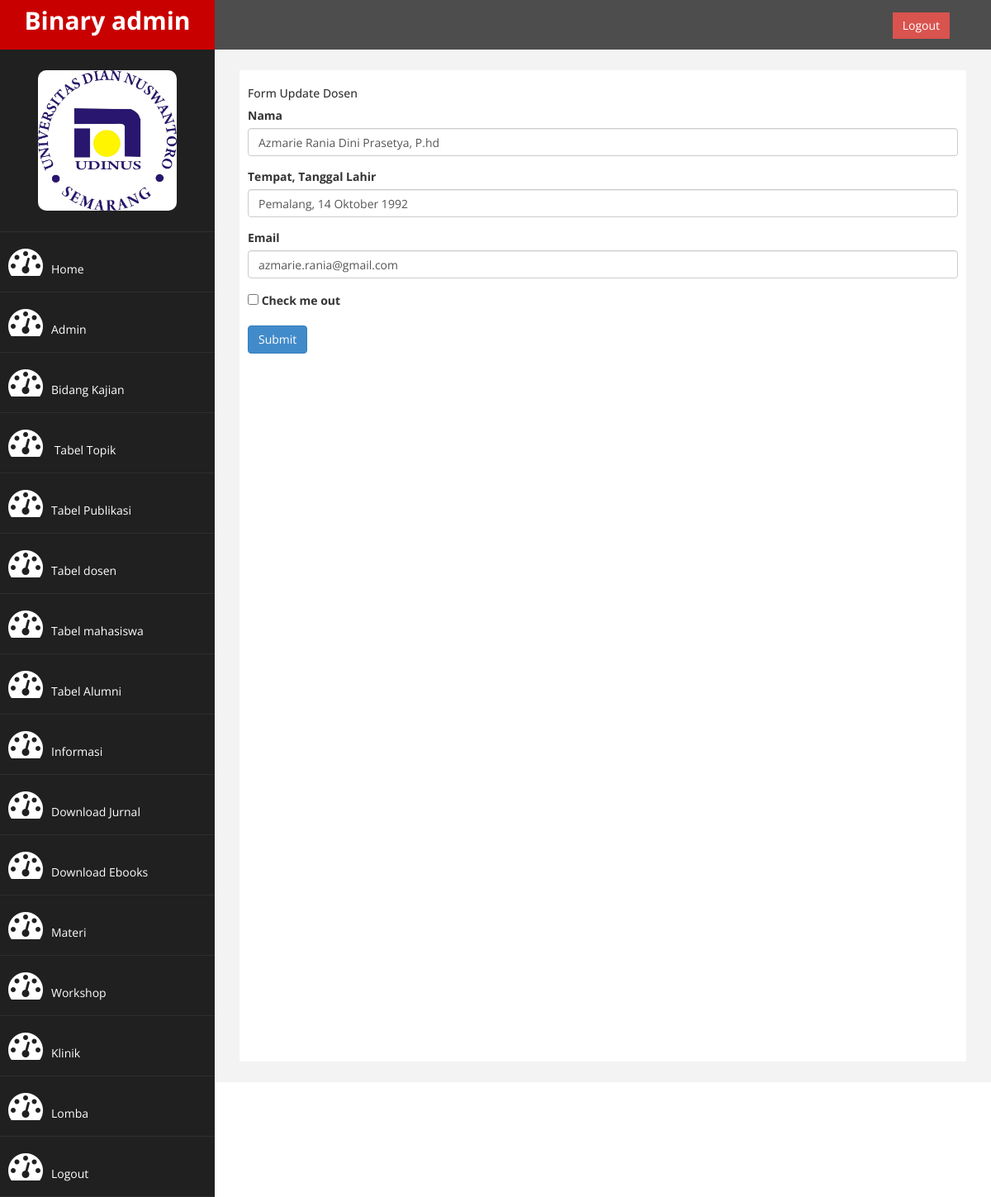
/admin/form-update-dosen.php?id=1 (signed in), run on the app's committed database.
### tables this page shows
CREATE TABLE IF NOT EXISTS `dosen` (
`id` int(11) NOT NULL,
  `nama` varchar(100) NOT NULL,
  `tempat_tgl_lahir` varchar(150) NOT NULL,
  `email` varchar(50) NOT NULL
);

### admin/form-update-dosen.php (the view, shortened to what this page needs)
<?php
	include "koneksi.php";
	$id=$_GET['id'];
	$ambil = "SELECT * FROM dosen WHERE id=$id";
	$query = mysqli_query($koneksi, $ambil);
	while($pecah=mysqli_fetch_array($query)){
		if (mysqli_num_rows($query)>0) {
			$nama=$pecah['nama'];
			$ttl=$pecah['tempat_tgl_lahir'];
			$email=$pecah['email'];
		}
	}
?>
<!DOCTYPE html>
<html xmlns="http://www.w3.org/1999/xhtml">
<head>
    <link href="assets/css/bootstrap.css" rel="stylesheet" />
    <link href="assets/css/font-awesome.css" rel="stylesheet" />
    <link href="assets/js/morris/morris-0.4.3.min.css" rel="stylesheet" />
    <link href="assets/css/custom.css" rel="stylesheet" />
</head>
<body>
    <div id="wrapper">
        <nav class="navbar navbar-default navbar-cls-top " role="navigation" style="margin-bottom: 0">
            <div class="navbar-header">
                <a class="navbar-brand" href="index.html">Binary admin</a>
            </div>
  <div style="color: white;
padding: 15px 50px 5px 50px;
float: right;
font-size: 16px;"><a href="login.php" class="btn btn-danger square-btn-adjust">Logout</a> </div>
        </nav>
                <nav class="navbar-default navbar-side" role="navigation">
            <div class="sidebar-collapse" class="dropdown">
                <ul class="nav" id="main-menu">
				<li class="text-center">
                    <img src="assets/img/Logo_udinus1.jpg" class="user-image img-responsive"/>
					</li>
                    <li>
                        <a  href="index.php"><i class="fa fa-dashboard fa-3x"></i>Home</a>
                    </li>
                    <li>
                        <a  href=index.php?halaman=admin><i class="fa fa-dashboard fa-3x"></i>Admin</a>
                    </li>
                     <li>
                        <a  href=index.php?halaman=bidang_kajian><i class="fa fa-dashboard fa-3x"></i>Bidang Kajian</a>
                    </li>
                    <li>
                        <a  href="index.php?halaman=topik"><i class="fa fa-dashboard fa-3x"></i> Tabel Topik</a>
                    </li>
                   <li>
                        <a  href="index.php?halaman=publikasi"><i class="fa fa-dashboard fa-3x"></i>Tabel Publikasi</a>
                    </li>
                    <li>
                      <a href="index.php?halaman=dosen"><i class="fa fa-dashboard fa-3x"></i>Tabel dosen</a>
                  </li>
                  <li>
                      <a href="index.php?halaman=mahasiswa"><i class="fa fa-dashboard fa-3x"></i>Tabel mahasiswa</a>
                  </li>
                  <li>
                      <a href="index.php?halaman=alumni"><i class="fa fa-dashboard fa-3x"></i>Tabel Alumni</a>
                  </li>
                    <li>
                        <a  href=index.php?halaman=berita><i class="fa fa-dashboard fa-3x"></i>Informasi</a>
                    </li>
                    <li>
                        <a  href=index.php?halaman=download><i class="fa fa-dashboard fa-3x"></i>Download Jurnal</a>
                    </li>
                     <li>
                        <a  href=index.php?halaman=ebook><i class="fa fa-dashboard fa-3x"></i>Download Ebooks</a>
                    </li>
                    <li>
                        <a  href="index.php?halaman=materi"><i class="fa fa-dashboard fa-3x"></i>Materi</a>
                    </li>
                    <li>
                        <a  href="index.php?halaman=kegiatan"><i class="fa fa-dashboard fa-3x"></i>Workshop</a>
                    </li>
                    <li>
                        <a  href="index.php?halaman=klinik"><i class="fa fa-dashboard fa-3x"></i>Klinik</a>
                    </li>
                    <li>
                        <a  href="index.php?halaman=lomba"><i class="fa fa-dashboard fa-3x"></i>Lomba</a>
                    </li>
                    <li>
                        <a  href="logout.php"><i class="fa fa-dashboard fa-3x"></i>Logout</a>
                    </li>
                </ul>
            </div>
        </nav>
        <div id="page-wrapper" >
            <div id="page-inner">
				<h5>Form Update Dosen</h5>
				<form action="proses-update-dosen.php" method="post">
					  <div class="form-group">
					    <label for="exampleInputEmail1">Nama</label>
					    <input type="text" class="form-control" name="nama" value="<?php echo $nama ?>" aria-describedby="emailHelp" placeholder="Enter nama" >
					  </div>
					  <div class="form-group">
					    <label for="exampleInputPassword1">Tempat, Tanggal Lahir</label>
					    <input type="text" class="form-control" name="tempat_tgl_lahir" value="<?php echo $ttl ?>" placeholder="Tempat, Tanggal Lahir">
					  </div>
					  <div class="form-group">
					    <label for="exampleInputPassword1">Email</label>
					    <input type="email" class="form-control" name="email" value="<?php echo $email ?>" placeholder="Email">
					  </div>
					  <div class="form-group form-check">
					    <input type="checkbox" class="form-check-input" id="exampleCheck1">
					    <label class="form-check-label" for="exampleCheck1">Check me out</label>
					  </div>
					  <button type="submit" class="btn btn-primary">Submit</button>
				</form>
            </div>
        </div>
</body>
</html>

### admin/assets/css/custom.css (style rules this page uses)
body { font-family: 'Open Sans', sans-serif; }
#wrapper { width: 100%; background:#202020; }
#page-wrapper { padding: 15px 15px; min-height: 600px; background:#F3F3F3; }
#page-inner { width:100%; margin:10px 20px 10px 0px; background-color:#fff!important; padding:10px; min-height:1200px; }
.text-center { text-align:center; }
.square-btn-adjust { border: 0px solid transparent; -webkit-border-radius: 0px; -moz-border-radius: 0px; border-radius: 0px; }
.user-image { margin: 25px auto; -webkit-border-radius: 10px; -moz-border-radius: 10px; border-radius: 10px; max-height:170px; max-width:170px; }
.navbar-cls-top .navbar-brand { color: #fff; background: #C90000; width: 260px; text-align: center; height: 60px; font-size: 30px; font-weight: 700; }
.sidebar-collapse , .sidebar-collapse .nav { background:none; }
.sidebar-collapse .nav { padding:0; }
.sidebar-collapse .nav > li > a { color:#fff; background:#202020; text-shadow:none; }
.sidebar-collapse > .nav > li > a { padding:15px 10px; }
.sidebar-collapse > .nav > li { border-bottom: 1px solid rgba(107, 108, 109, 0.19); }
.navbar-side { border:none; background-color: #202020; }
.navbar-cls-top { background:#4D4D4D; border-bottom:none; }
.navbar-default { border:0px solid black; }
.navbar-header { background: #A70303; }
.nav > li > a > i { margin-right:10px; }
@media (min-width:768px) { #page-wrapper { margin: 0 0 0 260px; padding: 15px 30px; min-height: 1200px; } }
@media (min-width:768px) { .navbar-side { z-index: 1; position: absolute; width: 260px; } }
@media (min-width:768px) { .navbar { border-radius: 0px; } }

### data on the page
dosen: nama "Azmarie Rania Dini Prasetya, P.hd", tempat_tgl_lahir "Pemalang, 14 Oktober 1992", email "azmarie.rania@gmail.com"
